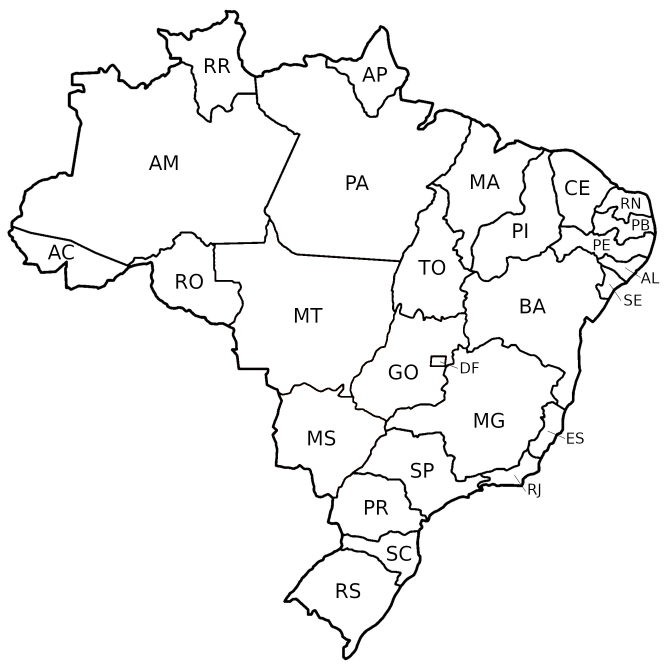
#> input picture mapaBrasil.png, 2000 x 2000 px (shown at 1/3 size)
$ python 'Melhor caminho.py'
#> lines starting #> are read from the running program, lines starting #| are printed output that depends on the picture
import heapq
import matplotlib.pyplot as plt
from PIL import Image

# ---------- GRAFO ----------
grafo = {
    "AC": [("AM", 1400)],
    "AM": [("AC", 1400), ("RR", 4000), ("RO", 1500), ("PA", 5000), ("MT", 6000)],
    "RR": [("AM", 4000), ("PA", 5300)],
    "RO": [("AM", 1500), ("MT", 2100)],
    "PA": [("AM", 5000), ("RR", 5300), ("AP", 2200), ("MT", 3000), ("TO", 2500), ("MA", 2400)],
    "MT": [("RO", 2100), ("AM", 6000), ("PA", 3000), ("TO", 1500), ("GO", 1100), ("MS", 2000)],
    "AP": [("PA", 2200)],
    "MS": [("MT", 2000), ("GO", 1800)],
    "TO": [("GO", 1500), ("MT", 1500), ("PA", 2500), ("MA", 1700)],
    "GO": [("MS", 1800), ("MT", 1100), ("TO", 1500)],
    "MA": [("PA", 2400), ("TO", 1700)]
}

# ---------- ALGORITMO DE DIJKSTRA ----------
def dijkstra(grafo, inicio):
#> called with inicio = 'GO'
    distancias = {estado: float('inf') for estado in grafo}
    distancias[inicio] = 0
    anteriores = {}
    fila = [(0, inicio)]

    while fila:
        dist_atual, atual = heapq.heappop(fila)

        for vizinho, peso in grafo[atual]:
            nova_dist = dist_atual + peso
            if nova_dist < distancias[vizinho]:
                distancias[vizinho] = nova_dist
                anteriores[vizinho] = atual
                heapq.heappush(fila, (nova_dist, vizinho))

    return distancias, anteriores

# ---------- RECONSTRUÇÃO DO CAMINHO ----------
def reconstruir_caminho(anteriores, destino):
#> called with destino = 'RR'
    caminho = []
    atual = destino
    while atual in anteriores:
        caminho.insert(0, atual)
        atual = anteriores[atual]
    caminho.insert(0, atual)
    return caminho

# ---------- EXECUÇÃO ----------
origem = "GO"
destino = "RR"
distancias, anteriores = dijkstra(grafo, origem)
rota = reconstruir_caminho(anteriores, destino)
distancia_total = distancias[destino]

# ---------- EXIBIR ROTA E DISTÂNCIA ----------
print("🔹 Rota ótima de GO até RR:", " → ".join(rota))
print(f"📏 Distância total: {distancia_total} km\n")

# ---------- TABELA DE DISTÂNCIAS ----------
print("📊 Tabela de distâncias:")
print("Estado  Distância (km)")
for estado, dist in sorted(distancias.items(), key=lambda x: x[1]):
    print(f"{estado:5} {dist:>8} km")

# ---------- COORDENADAS PARA PLOTAGEM ----------
coordenadas_estados = {
    "GO": (1200, 1060),
    "MT": (990, 880),
    "RO": (650, 860),
    "AM": (600, 620),
    "RR": (620, 260),
}

# ---------- PLOTAR ROTA SOBRE IMAGEM ----------
img = Image.open("mapaBrasil.png")  # Caminho relativo para uso no repositório
#> img is the input picture: PIL image 2000x2000 RGB; mean R, G, B 244.5, 244.5, 244.4
fig, ax = plt.subplots(figsize=(10, 10))
ax.imshow(img)

# Plotar rota
for i in range(len(rota) - 1):
    x1, y1 = coordenadas_estados[rota[i]]
    x2, y2 = coordenadas_estados[rota[i + 1]]
    ax.plot([x1, x2], [y1, y2], color="red", linewidth=3)

# Marcar pontos no mapa
for estado in rota:
    x, y = coordenadas_estados[estado]
    ax.plot(x, y, 'o', color='blue', markersize=8)

# Remover eixos
ax.axis('off')
plt.title("Rota ótima de bicicleta: GO até RR", fontsize=14)
plt.savefig("melhor_caminho.png", dpi=300)
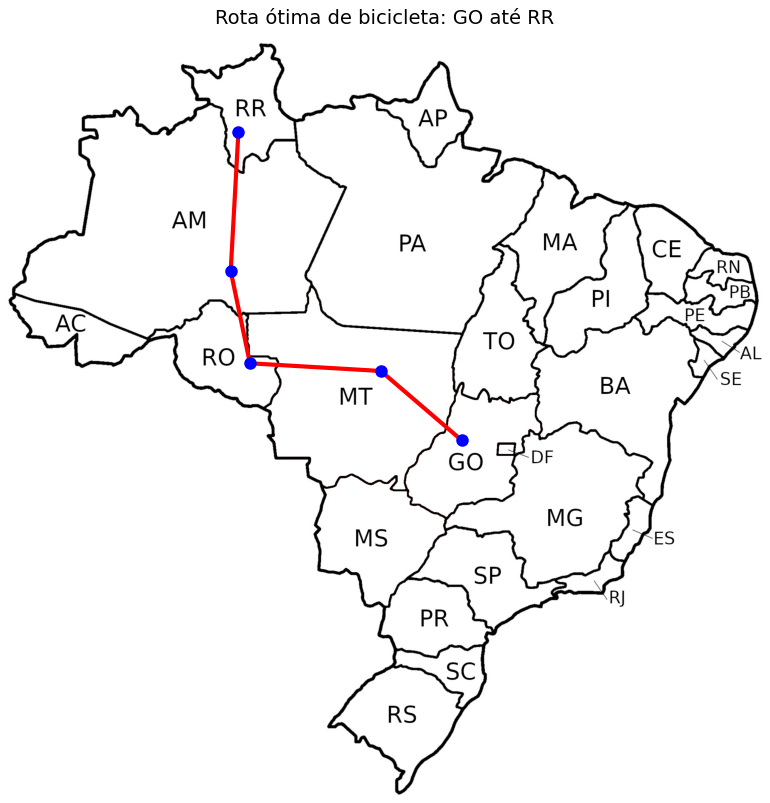
#> figure drawn by matplotlib, 1 panel
plt.show()
